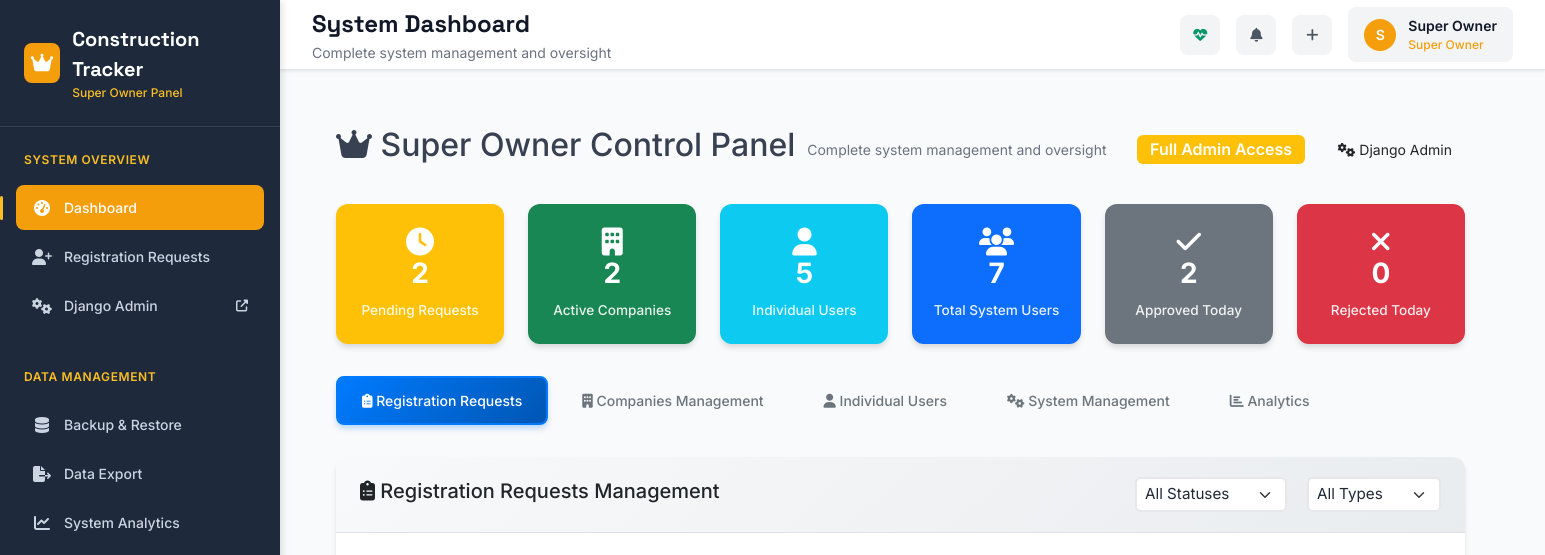
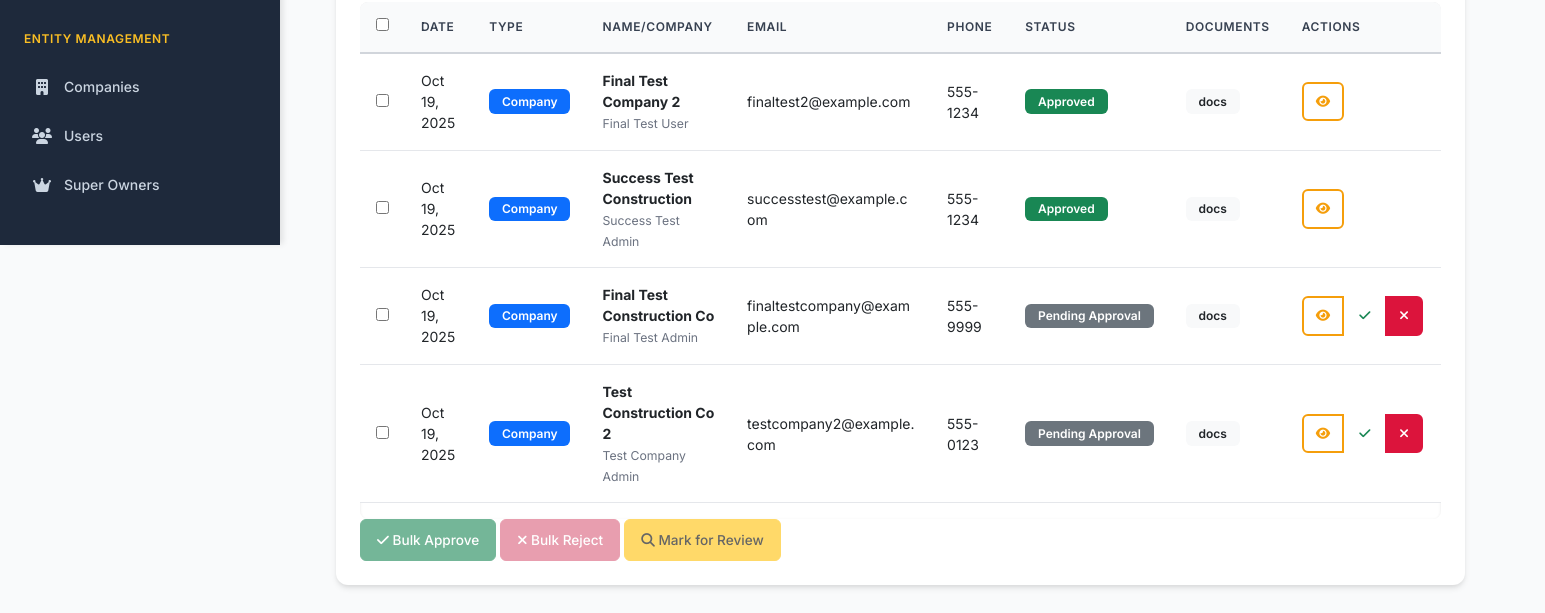
/super-owner/ (signed in), run on an earlier commit of the app's database (2 pictures, top to bottom).
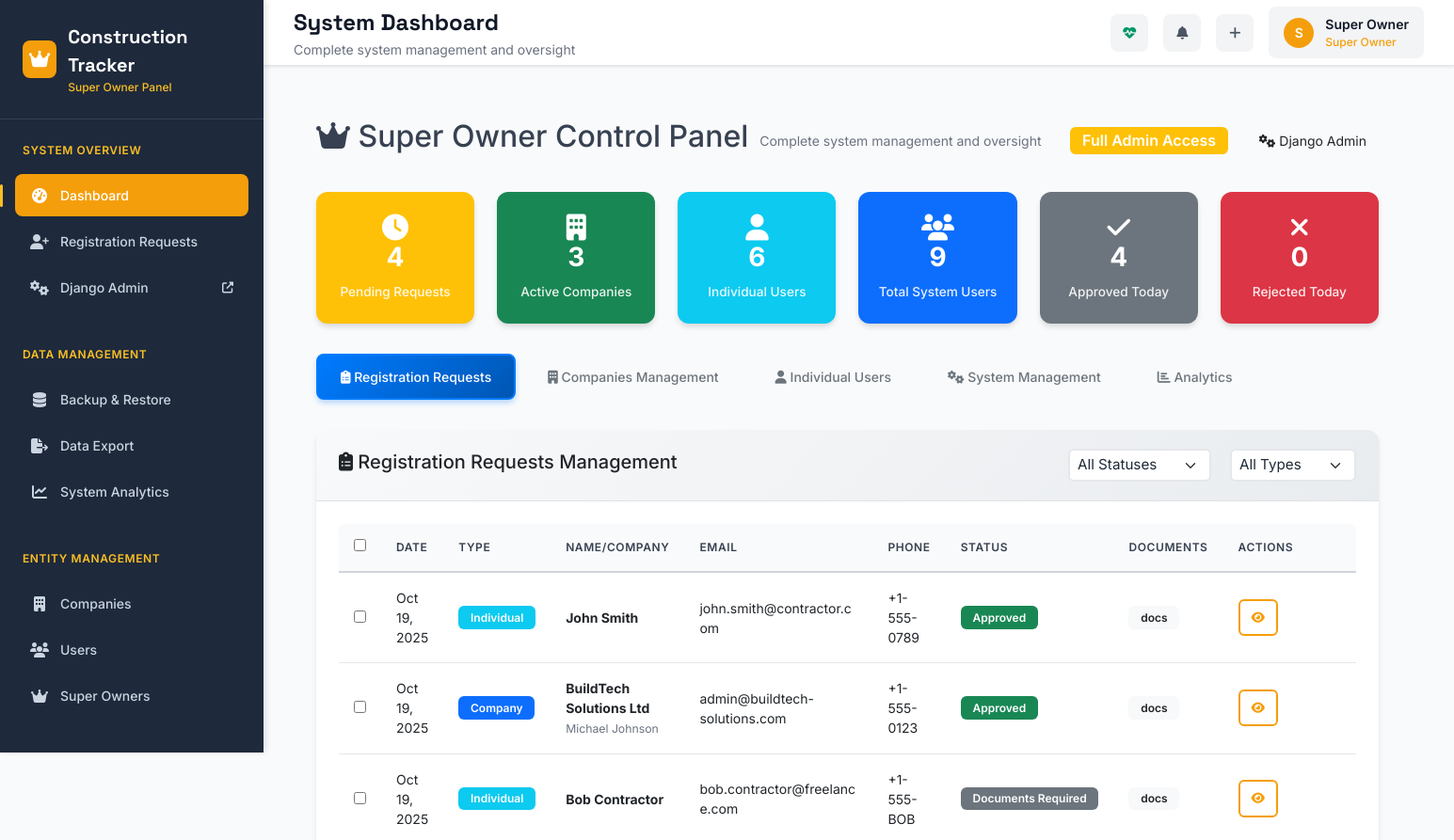
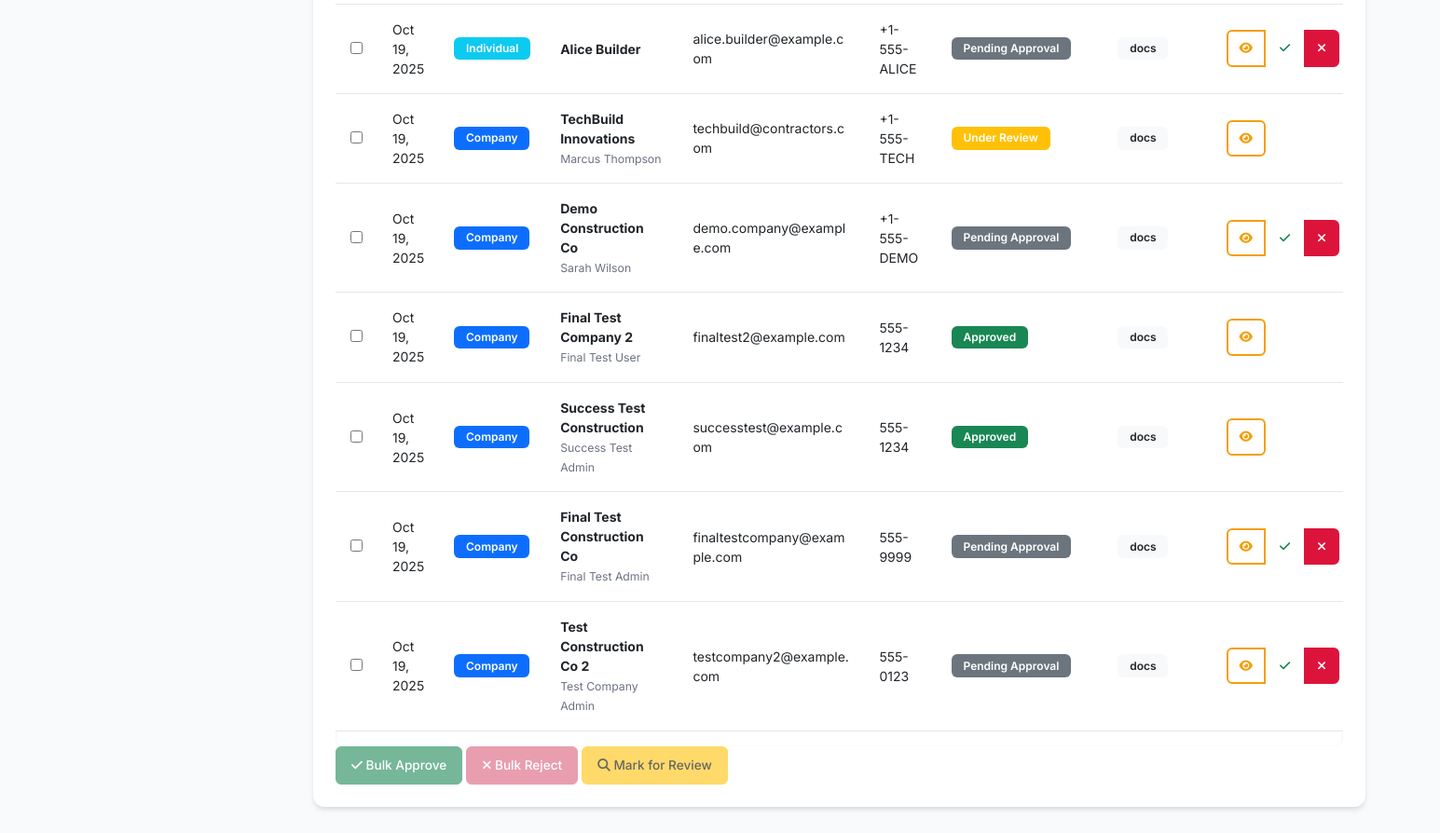
And on a later commit of the database (2 pictures, top to bottom).
### core/models.py (models this page shows, shortened)
class AccountActivationRequest(models.Model):
    REQUEST_TYPES = [
        ('company_registration', 'Company Registration'),
        ('individual_registration', 'Individual Registration'),
        ('user_invitation', 'User Invitation'),
        ('user_registration', 'User Registration'),
    ]
    STATUS_CHOICES = [
        ('pending', 'Pending Approval'),
        ('documents_required', 'Documents Required'),
        ('under_review', 'Under Review'),
        ('approved', 'Approved'),
        ('rejected', 'Rejected'),
        ('expired', 'Expired'),
    ]
    id = models.UUIDField(primary_key=True, default=uuid.uuid4, editable=False)
    request_type = models.CharField(max_length=30, choices=REQUEST_TYPES)
    status = models.CharField(max_length=20, choices=STATUS_CHOICES, default='pending')
    email = models.EmailField()
    username = models.CharField(max_length=150, blank=True)  # For login flexibility
    first_name = models.CharField(max_length=100)
    last_name = models.CharField(max_length=100)
    phone = models.CharField(max_length=20, blank=True)
    company_name = models.CharField(max_length=200, blank=True)
    company_description = models.TextField(blank=True)
    company_website = models.URLField(blank=True)
    company_address = models.TextField(blank=True)
    company_registration_number = models.CharField(max_length=100, blank=True)
    target_company = models.ForeignKey('Company', on_delete=models.CASCADE, null=True, blank=True)
    requested_role = models.CharField(max_length=100, blank=True)
    invited_by = models.ForeignKey(User, on_delete=models.SET_NULL, null=True, blank=True, related_name='sent_activation_requests')
    approved_by = models.ForeignKey(User, on_delete=models.SET_NULL, null=True, blank=True, related_name='approved_activation_requests')
    approved_at = models.DateTimeField(null=True, blank=True)
    rejection_reason = models.TextField(blank=True)
    activation_token = models.CharField(max_length=100, unique=True)
    expires_at = models.DateTimeField()
    created_at = models.DateTimeField(auto_now_add=True)
    updated_at = models.DateTimeField(auto_now=True)
    metadata = models.JSONField(default=dict, blank=True)
    class Meta:
        ordering = ['-created_at']
        indexes = [
            models.Index(fields=['status', 'created_at']),
            models.Index(fields=['email', 'status']),
            models.Index(fields=['activation_token']),
        ]

### core/super_owner_views.py (the view)
# urls.py: path('', super_owner_views.super_owner_dashboard, name='dashboard'),
@login_required
@user_passes_test(is_super_owner, login_url='/admin/login/')
def super_owner_dashboard(request):
    from django.db.models import Count, Q
    from datetime import datetime, timedelta
    pending_requests = AccountActivationRequest.objects.filter(status='pending').count()
    under_review_requests = AccountActivationRequest.objects.filter(status='under_review').count()
    approved_today = AccountActivationRequest.objects.filter(
        status='approved',
        updated_at__date=datetime.now().date()
    ).count()
    rejected_today = AccountActivationRequest.objects.filter(
        status='rejected',
        updated_at__date=datetime.now().date()
    ).count()
    total_companies = Company.objects.count()
    total_users = User.objects.count()
    total_individuals = User.objects.filter(
        userprofile__account_type='individual'
    ).count()
    total_registrations = AccountActivationRequest.objects.count()
    recent_requests = AccountActivationRequest.objects.select_related(
        'approved_by'
    ).prefetch_related('documents').order_by('-created_at')[:50]
    companies = Company.objects.annotate(
        member_count=Count('memberships')
    ).prefetch_related(
        'memberships__user',
        'memberships__role'
    ).order_by('-created_at')[:100]
    individual_users = User.objects.filter(
        Q(userprofile__account_type='individual') |
        Q(userprofile__account_type__isnull=True)
    ).select_related('userprofile').order_by('-date_joined')[:100]
    super_owners = SuperOwner.objects.select_related('user').order_by('-created_at')
    approved_count = AccountActivationRequest.objects.filter(status='approved').count()
    approval_rate = (approved_count / max(total_registrations, 1)) * 100
    avg_processing_time = 2.5  # This would be calculated from actual data
    most_active_company = companies.first().name if companies.exists() else None
    context = {
        'pending_requests': pending_requests,
        'under_review_requests': under_review_requests,
        'approved_today': approved_today,
        'rejected_today': rejected_today,
        'total_companies': total_companies,
        'total_individuals': total_individuals,
        'total_users': total_users,
        'total_registrations': total_registrations,
        'recent_requests': recent_requests,
        'companies': companies,
        'individual_users': individual_users,
        'super_owners': super_owners,
        'approval_rate': approval_rate,
        'avg_processing_time': avg_processing_time,
        'most_active_company': most_active_company,
        'system_uptime': '99.9%',  # Mock data
        'super_owner_profile': request.user.super_owner_profile,
    }
    return render(request, 'admin/enhanced_super_owner_dashboard.html', context)

### core/models.py (called while the page is built)
    def get_owner(self):
        try:
            admin_membership = self.memberships.filter(
                role__is_admin=True,
                status='active'
            ).select_related('user').first()
            return admin_membership.user if admin_membership else None
        except:
            return None

    @property
    def owner(self):
        return self.get_owner()

    def is_super_owner(self):
        return hasattr(self.user, 'super_owner_profile')

### core/notification_service.py (called while the page is built)
    @staticmethod
    def get_unread_count(user: User, company: Company = None) -> int:
        queryset = Notification.objects.filter(recipient=user, read_at__isnull=True)
        if company:
            queryset = queryset.filter(company=company)
        return queryset.count()

### core/super_owner_views.py (called while the page is built)
def is_super_owner(user):
    return (
        user.is_authenticated and
        hasattr(user, 'userprofile') and
        user.userprofile.is_super_owner()
    )

### templates/admin/enhanced_super_owner_dashboard.html (shortened to what the changed rows need)
{% extends 'super_owner_base.html' %}
{% block main_content %}
<div class="container-fluid mt-4">
    <div class="row mb-4">
        <div class="col-12">
            <div class="d-flex justify-content-between align-items-center">
                <div>
                    <h2><i class="fas fa-crown text-warning"></i> Super Owner Control Panel</h2>
                </div>
            </div>
        </div>
    </div>
    <div class="row mb-4">
        <div class="col-md-2">
            <div class="card bg-warning text-white h-100">
                <div class="card-body text-center">
                    <i class="fas fa-clock fa-2x mb-2"></i>
                    <h4>{{ pending_requests }}</h4>
                    <small>Pending Requests</small>
                </div>
            </div>
        </div>
        <div class="col-md-2">
            <div class="card bg-success text-white h-100">
                <div class="card-body text-center">
                    <i class="fas fa-building fa-2x mb-2"></i>
                    <h4>{{ total_companies }}</h4>
                    <small>Active Companies</small>
                </div>
            </div>
        </div>
        <div class="col-md-2">
            <div class="card bg-info text-white h-100">
                <div class="card-body text-center">
                    <i class="fas fa-user fa-2x mb-2"></i>
                    <h4>{{ total_individuals }}</h4>
                    <small>Individual Users</small>
                </div>
            </div>
        </div>
        <div class="col-md-2">
            <div class="card bg-primary text-white h-100">
                <div class="card-body text-center">
                    <i class="fas fa-users fa-2x mb-2"></i>
                    <h4>{{ total_users }}</h4>
                    <small>Total System Users</small>
                </div>
            </div>
        </div>
        <div class="col-md-2">
            <div class="card bg-secondary text-white h-100">
                <div class="card-body text-center">
                    <i class="fas fa-check fa-2x mb-2"></i>
                    <h4>{{ approved_today }}</h4>
                    <small>Approved Today</small>
                </div>
            </div>
        </div>
    </div>
    <div class="row">
        <div class="col-12">
            <div class="tab-content" id="managementTabsContent">
                <div class="tab-pane fade show active" id="registrations" role="tabpanel">
                    <div class="card">
                        <div class="card-body">
                            {% if recent_requests %}
                                <div class="table-responsive">
                                    <table class="table table-hover" id="registrationsTable">
                                        <thead class="table-light">
                                            <tr>
                                                <th>
                                                    <input type="checkbox" id="selectAll">
                                                </th>
                                                <th>Date</th>
                                                <th>Type</th>
                                                <th>Name/Company</th>
                                                <th>Email</th>
                                                <th>Phone</th>
                                                <th>Status</th>
                                                <th>Documents</th>
                                                <th>Actions</th>
                                            </tr>
                                        </thead>
                                        <tbody>
                                            {% for request in recent_requests %}
                                                <tr data-status="{{ request.status }}" data-type="{{ request.request_type }}">
                                                    <td>
                                                        <input type="checkbox" class="row-checkbox" value="{{ request.id }}">
                                                    </td>
                                                    <td>{{ request.created_at|date:"M d, Y" }}</td>
                                                    <td>
                                                        <span class="badge {% if request.request_type == 'company_registration' %}bg-primary{% else %}bg-info{% endif %}">
                                                            {% if request.request_type == 'company_registration' %}Company{% else %}Individual{% endif %}
                                                        </span>
                                                    </td>
                                                    <td>
                                                        <strong>
                                                            {% if request.request_type == 'company_registration' %}
                                                                {{ request.company_name|default:"N/A" }}
                                                            {% else %}
                                                                {{ request.first_name }} {{ request.last_name }}
                                                            {% endif %}
                                                        </strong>
                                                        {% if request.request_type == 'company_registration' %}
                                                            <br><small class="text-muted">{{ request.first_name }} {{ request.last_name }}</small>
                                                        {% endif %}
                                                    </td>
                                                    <td>{{ request.email }}</td>
                                                    <td>{{ request.phone|default:"-" }}</td>
                                                    <td>
                                                        <span class="badge
                                                            {% if request.status == 'approved' %}bg-success
                                                            {% elif request.status == 'rejected' %}bg-danger
                                                            {% elif request.status == 'under_review' %}bg-warning
                                                            {% else %}bg-secondary{% endif %}">
                                                            {{ request.get_status_display }}
                                                        </span>
                                                    </td>
                                                    <td>
                                                        <span class="badge bg-light text-dark">{{ request.document_uploads.count }} docs</span>
                                                    </td>
                                                    <td>
                                                        <div class="btn-group btn-group-sm" role="group">
                                                            <a href="{% url 'super_owner:activation_request_detail' request.id %}"
                                                               class="btn btn-outline-primary btn-sm" title="View Details">
                                                                <i class="fas fa-eye"></i>
                                                            </a>
                                                            {% if request.status == 'pending' %}
                                                                <button class="btn btn-outline-success btn-sm"
                                                                        onclick="quickAction('approve', {{ request.id }})" title="Quick Approve">
                                                                    <i class="fas fa-check"></i>
                                                                </button>
                                                                <button class="btn btn-outline-danger btn-sm reject-btn"
                                                                        onclick="quickAction('reject', {{ request.id }})" title="Quick Reject">
                                                                    <i class="fas fa-times"></i>
                                                                </button>
                                                            {% endif %}
                                                        </div>
                                                    </td>
                                                </tr>
                                            {% endfor %}
                                        </tbody>
                                    </table>
                                </div>
                            {% else %}
                                <div class="text-center py-5">
                                    <i class="fas fa-inbox fa-4x text-muted mb-3"></i>
                                    <h6>No Registration Requests</h6>
                                    <p class="text-muted">Registration requests will appear here when users submit them.</p>
                                </div>
                            {% endif %}
                        </div>
                    </div>
                </div>
            </div>
        </div>
    </div>
</div>
{% endblock %}

What changed in the data, as far as the page shows it:
added AccountActivationRequest: created_at "Oct 19, 2025", shows "Individual", first_name "John", last_name "Smith", email "john.smith@contractor.com", phone "+1-555-0789", status "Approved"
added AccountActivationRequest: created_at "Oct 19, 2025", shows "Company", company_name "BuildTech Solutions Ltd", first_name "Michael", last_name "Johnson", email "admin@buildtech-solutions.com", phone "+1-555-0123", status "Approved"
added AccountActivationRequest: created_at "Oct 19, 2025", shows "Individual", first_name "Bob", last_name "Contractor", email "bob.contractor@freelance.com", phone "+1-555-BOB", status "Documents Required"
added AccountActivationRequest: created_at "Oct 19, 2025", shows "Individual", first_name "Alice", last_name "Builder", email "alice.builder@example.com", phone "+1-555-ALICE", status "Pending Approval"
added AccountActivationRequest: created_at "Oct 19, 2025", shows "Company", company_name "TechBuild Innovations", first_name "Marcus", last_name "Thompson", email "techbuild@contractors.com", phone "+1-555-TECH", status "Under Review"
added AccountActivationRequest: created_at "Oct 19, 2025", shows "Company", company_name "Demo Construction Co", first_name "Sarah", last_name "Wilson", email "demo.company@example.com", phone "+1-555-DEMO", status "Pending Approval"
Also different on the page:
{{ pending_requests }}: "2" → "4"
{{ total_companies }}: "2" → "3"
{{ total_individuals }}: "5" → "6"
{{ total_users }}: "7" → "9"
{{ approved_today }}: "2" → "4"
